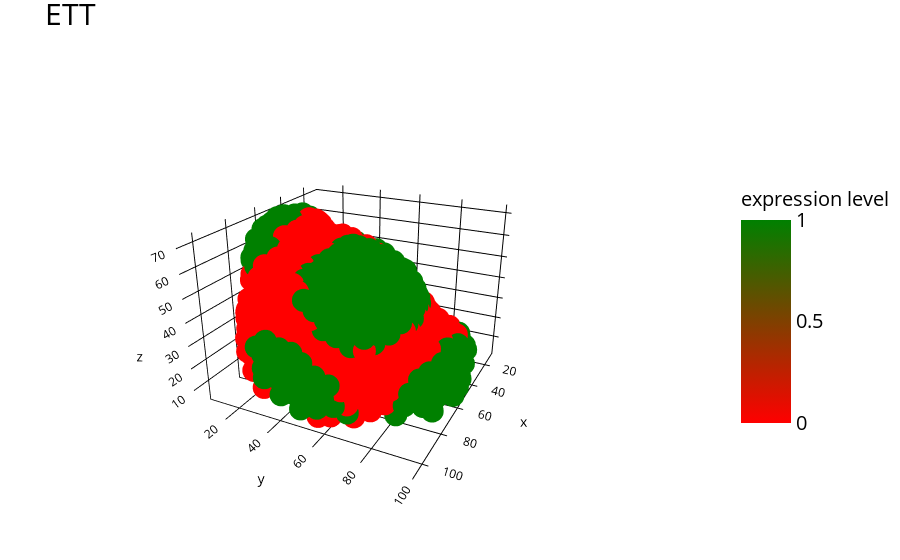

Notebook code for this chart:
### Code cell
fig = pl.plot_3d_meristem(df=sem, gene = st[gene_symbol], colorscale = col_code, plot_title = gene_symbol, show_legend=True, backgrnd_col="white", font_col="black", legend_title="expression level")
fig

### Figure 1 — Plotly figure (JSON) as saved in the notebook; plotly's stock layout.template omitted (floating-point values rounded to 4 significant figures; data arrays with more than 128 entries replaced by an {"elided": "..."} marker saying what was removed)
{"data": [{"marker": {"color": {"elided": "1331 int values"}, "colorbar": {"len": 0.5, "thickness": 50, "tickcolor": "black", "tickfont": {"color": "black", "size": 20}, "tickmode": "array", "tickvals": [0, 0.5, 1], "title": {"font": {"color": "black", "size": 20}, "text": "expression level"}}, "colorscale": [[0, "red"], [1, "green"]], "showscale": true}, "mode": "markers", "showlegend": false, "type": "scatter3d", "x": {"elided": "1331 float values"}, "y": {"elided": "1331 float values"}, "z": {"elided": "1331 float values"}}], "layout": {"autosize": true, "margin": {"b": 0, "l": 0, "r": 0, "t": 50}, "paper_bgcolor": "white", "scene": {"aspectmode": "auto", "aspectratio": {"x": 1.132, "y": 1.086, "z": 0.8136}, "bgcolor": "white", "camera": {"center": {"x": 0, "y": 0, "z": 0}, "eye": {"x": 2.352, "y": 1.176, "z": 1.176}, "projection": {"type": "perspective"}, "up": {"x": -0.3651, "y": -0.1826, "z": 0.9129}}, "dragmode": "orbit", "xaxis": {"gridcolor": "black", "showbackground": false, "showgrid": true, "tickfont": {"color": "black"}, "title": {"font": {"color": "black"}}, "type": "linear", "visible": true, "zeroline": false}, "yaxis": {"gridcolor": "black", "showbackground": false, "showgrid": true, "tickfont": {"color": "black"}, "title": {"font": {"color": "black"}}, "type": "linear", "visible": true, "zeroline": false}, "zaxis": {"gridcolor": "black", "showbackground": false, "showgrid": true, "tickfont": {"color": "black"}, "title": {"font": {"color": "black"}}, "type": "linear", "visible": true, "zeroline": false}}, "title": {"font": {"color": "black", "size": 30}, "text": "ETT"}}}
